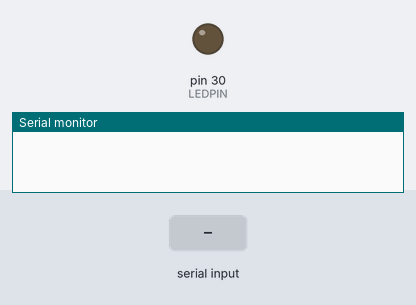
A sketch run on a simulated Arduino Mega 2560, built with avr-gcc and run on an emulated ATmega2560. Parts: output pins drawn as LEDs (lit = HIGH), the last lines printed to the serial monitor. The test bench sets the inputs (shaded band).

Above: at 1.3 s.
1.4 s: "1" received over the second serial link
At 1.7 s:
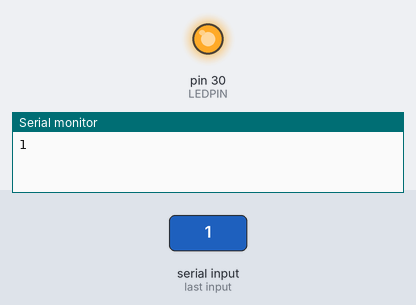
2.9 s: "0" received over the second serial link
At 4.0 s:
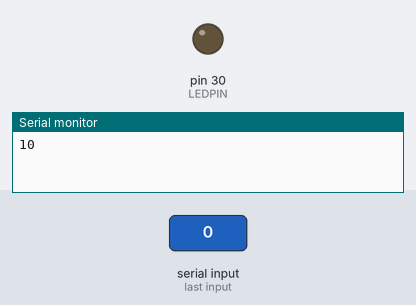
Timing chart, 0 to 5.9 s (numbered marks = the images above; inputs shaded):
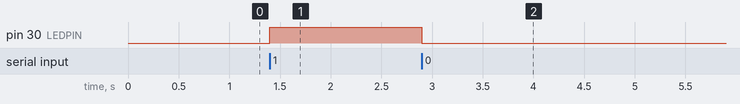

The sketch:

HC_05SlaveTeensy.ino
```cpp
// Author: Asif Ally
// Email: allyx004@umn.edu
// Note: If you have any questions, email me.

#include <Arduino.h>
#include <DallasTemperature.h>
#include <Wire.h>
#include <SoftwareSerial.h>

//Dallas Temperature Sensor Pin
//#define ONE_WIRE_BUS 5
//LED
#define LEDPIN 30

//Interval at which we want to bluetooth to run
#define blue_INTERVAL 100
//#define power 8
//#define key 7
unsigned long blueStamp = 0;
SoftwareSerial blue(3, 2);


void setup() {
//  pinMode(power, OUTPUT);
//  pinMode(key, OUTPUT);
  pinMode(LEDPIN, OUTPUT);

  //digitalWrite(power, LOW);
  //digitalWrite(key, LOW);

  //delay(100);
  //digitalWrite(key, HIGH);
  //delay(100);

  //digitalWrite(power, HIGH);
  Serial.begin(9600);
  blue.begin(38400);
  delay(100);
  //blue.write("AT");
  //delay(3000);

  //blue.write("AT+ROLE=0\r\n");
//  Serial.write("AT+ROLE=0\r\n");
//  delay(1000);
//  blue.write("AT+CMODE=1\r\n");
//  Serial.write("AT+CMODE=1\r\n");
//  delay(1000);
//  blue.write("AT+INIT\r\n");
//  Serial.write("AT+INIT\r\n");
//  delay(3000);
//  blue.write("AT+INQ\r\n");
//  Serial.write("AT+INQ\r\n");
//  delay(3000);
}

void loop() {
  if(blue.available()>0)
  {
    char in = blue.read();
    Serial.write(in);
    if(in == '1')
    {
      digitalWrite(LEDPIN, HIGH);
    }
    else if(in == '0')
    {
      digitalWrite(LEDPIN, LOW);
    }
  }
}
```

Measured:
- after the input at 1.4 s, pin 30 (LEDPIN): LOW → HIGH at once
- after the input at 2.9 s, pin 30 (LEDPIN): HIGH → LOW at once
